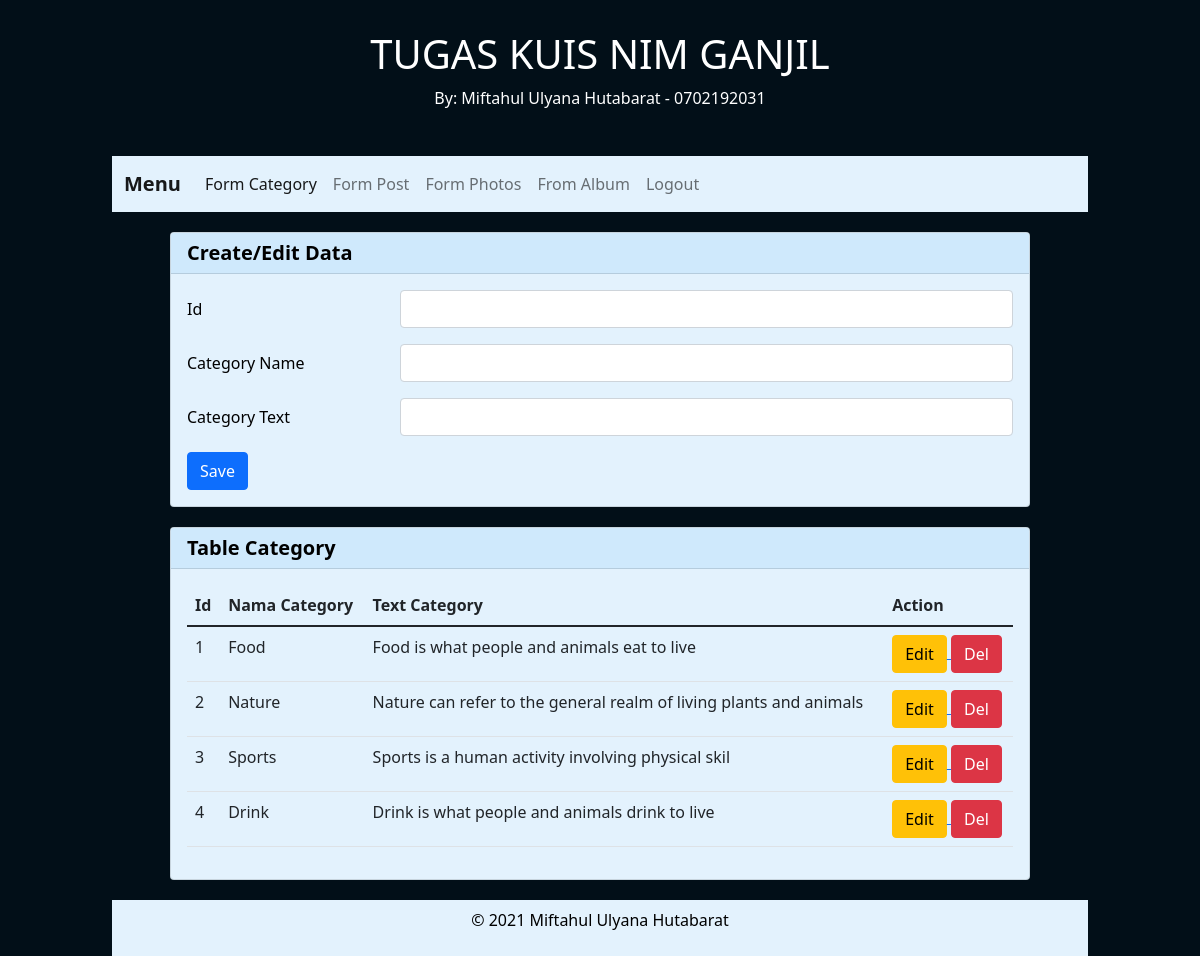
The app's page /PHP/belajar_crud_oop/form_category.php (signed in) with its own data.
### tables this page shows
CREATE TABLE `tb_category` (
  `cat_id` int(11) NOT NULL,
  `cat_name` varchar(50) DEFAULT NULL,
  `cat_text` varbinary(100) DEFAULT NULL
);

### PHP/belajar_crud_oop/library.php (called while the page is built, shortened)
<?php
class Database{
    private $host   = "localhost",
            $user   = "root",
            $pass   = "",
            $db     = "db_crud_oop_php";
    public function __construct(){
        try{
            $this->koneksi = new PDO("mysql:host=$this->host; dbname=$this->db", $this->user, $this->pass);
        }catch(PDOException $e){
            echo die($e->getMessage());
        }
    }
}
class Category extends Database{
    public function readData($queryRead){
        try{
            $statement = $this->koneksi->prepare($queryRead);
            $statement->execute();
            $data = $statement->fetchAll();
            return $data;
        } catch (PDOException $e) {
            die($e->getMessage());
        }
    }
}
?>

### PHP/belajar_crud_oop/form_category.php (the view, shortened to what this page needs)
<?php
require("library.php");
$category = new Category();
$rows_category = $category->readData("SELECT * FROM tb_category ORDER BY cat_id");
$cat_id     = "";
$cat_name   = "";
$cat_text   = "";
if(isset($_GET["op"])){
	$op = $_GET["op"];
}else{
	$op = "";
}
if($op == "edit"){
    $cat_id = $_GET["id"];
    $get_byId_category = $category->readData("SELECT * FROM tb_category WHERE cat_id = $cat_id")[0];
    $cat_id     = $get_byId_category["cat_id"];
    $cat_name   = $get_byId_category["cat_name"];
    $cat_text   = $get_byId_category["cat_text"];
}else if($cat_id = ""){
    $error	= "data tidak ditemukan";
}
?>
<!DOCTYPE html>
<html lang="en">
<head>
    <link href="https://cdn.jsdelivr.net/npm/bootstrap@5.1.3/dist/css/bootstrap.min.css" rel="stylesheet">
</head>
<body style="background-color:#020f18; color:white;">
    <div class="container" style="max-width:1000px;">
        <header style="color:white; padding:30px; text-align:center;">
            <h1>TUGAS KUIS NIM GANJIL</h1>
            <p>By: Miftahul Ulyana Hutabarat - 0702192031</p>
        </header>
        <nav class=" navbar navbar-expand-lg navbar-light" style="background-color: #e3f2fd;">
            <div class="container-fluid">
                <a class="navbar-brand" href="#" style="font-weight:bold;">Menu</a>
                <div class="collapse navbar-collapse" id="navbarNavAltMarkup">
                    <div class="navbar-nav">
                        <a class="nav-link active" aria-current="page" href="form_category.php">Form Category</a>
                        <a class="nav-link" href="form_post.php">Form Post</a>
                        <a class="nav-link" href="form_photos.php">Form Photos</a>
                        <a class="nav-link" href="form_album.php">From Album</a>
                        <a class="nav-link" href="logout.php">Logout</a>
                    </div>
                </div>
            </div>
        </nav>
        <main style="max-width:900px; margin:0 auto;">
            <div class="card" style="color:black; background-color: #e3f2fd; margin:20px;">
                <h5 class="card-header" style="background-color:#cfe9fc; font-weight:bold;">Create/Edit Data</h5>
                <div class="card-body">
                    <form action="" method="POST">
                        <div class="mb-3 row">
                            <label for="cat_id" class="col-sm-3 col-form-label">Id</label>
                            <div class="col-sm-9">
                                <input type="text" class="form-control" id="cat_id" name="cat_id" value="<?php echo $cat_id; ?>">
                            </div>
                        </div>
                        <div class="mb-3 row">
                            <label for="cat_name" class="col-sm-3 col-form-label">Category Name</label>
                            <div class="col-sm-9">
                                <input type="text" class="form-control" id="cat_name" name="cat_name" value="<?php echo $cat_name; ?>">
                            </div>
                        </div>
                        <div class="mb-3 row">
                            <label for="cat_text" class="col-sm-3 col-form-label">Category Text</label>
                            <div class="col-sm-9">
                                <input type="text" class="form-control" id="cat_text" name="cat_text" value="<?php echo $cat_text; ?>">
                            </div>
                        </div>
                        <div class="col-sm-13">
                            <button type="submit" name="save" class="btn btn-primary">Save</button>
                        </div>
                    </form>
                </div>
            </div>
            <div class="card" style="color:black; background-color: #e3f2fd; margin:20px;">
                <h5 class="card-header" style="background-color:#cfe9fc; font-weight:bold;">Table Category</h5>
                <div class="card-body">
                    <table class="table table-hover" style="background-color: #e3f2fd;">
                        <thead>
                            <tr>
                                <th scope="col">Id</th>
                                <th scope="col">Nama Category</th>
                                <th scope="col">Text Category</th>
                                <th colspan="2" scope="col">Action</th>
                            </tr>
                        </thead>
                        <tbody>
                            <?php foreach($rows_category as $row_category): ?>
                            <tr>
                                <td><?php echo $row_category["cat_id"]; ?></td>
                                <td><?php echo $row_category["cat_name"]; ?></td>
                                <td><?php echo $row_category["cat_text"]; ?></td>
                                <td>
                                    <a href="form_category.php?op=edit&id=<?php echo $row_category["cat_id"]; ?>">
                                        <button type="button" class="btn btn-warning">Edit</button>
                                    </a>
                                    <a  href="form_category.php?op=delete&id=<?php echo $row_category["cat_id"]; ?>"
                                        onclick="return confirm('yakin ingin menghapus data?')">
                                        <button type="button" class="btn btn-danger">Del</button>
                                    </a>
                                </td>
                            </tr>
                            <?php endforeach; ?>
                        </tbody>
                    </table>
                </div>
            </div>
        </main>
        <footer style="text-align:center; color:black; padding:8px; background-color: #e3f2fd;">
            <p>© 2021 Miftahul Ulyana Hutabarat</p>
        </footer>
    </div>
</body>
</html>

### records on screen
tb_category: cat_id "1", cat_name "Food", cat_text "Food is what people and animals eat to live"
tb_category: cat_id "2", cat_name "Nature", cat_text "Nature can refer to the general realm of living plants and animals"
tb_category: cat_id "3", cat_name "Sports", cat_text "Sports is a human activity involving physical skil"
tb_category: cat_id "4", cat_name "Drink", cat_text "Drink is what people and animals drink to live"
